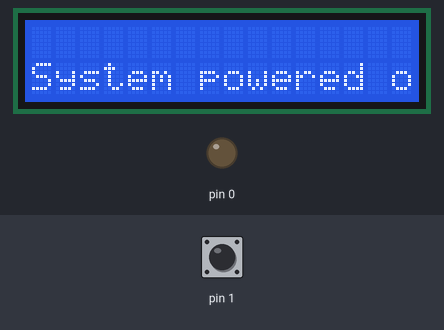
Simulated run of this sketch. Board: Arduino Uno, built with avr-gcc and run on an emulated ATmega328P. On the bench: 16×2 character LCD, output pins drawn as LEDs (lit = HIGH). The inputs (shaded band) are chosen by the test bench; at power-on: pin 1 HIGH.

Above: at 1.2 s.
1.3 s: pin 1 pulled LOW for 0.15 s
At 1.7 s:
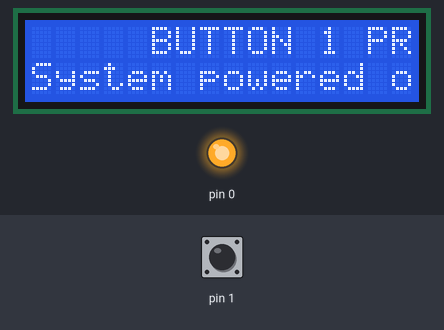
Timing chart, 0 to 4.3 s (numbered marks = the images above; inputs shaded):
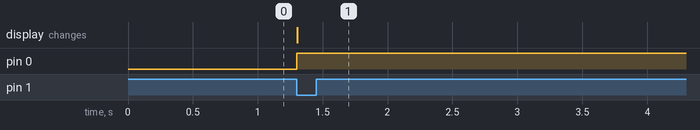

The sketch:

main.ino
```cpp
#include <LiquidCrystal.h>

const int rs = 13, en = 12, d4 = 11, d5 = 10, d6 = 9, d7 = 8;
LiquidCrystal myDisplay(rs, en, d4, d5, d6, d7);

void setup() {
  myDisplay.begin(16, 2);
  pinMode(1, INPUT_PULLUP);
  pinMode(0, OUTPUT);
}

void loop() {

  myDisplay.setCursor(0, 1);
  myDisplay.print("System powered on");
  myDisplay.print(millis() / 1000);


  if (!digitalRead(1))
  {
    digitalWrite(0, HIGH);
    myDisplay.setCursor(5, 0);
    myDisplay.print("BUTTON 1 PRESSED !!");
  }
}
```

Measured:
- after the input at 1.3 s, pin 0: LOW → HIGH at once; the display: changes at once (image 1)
